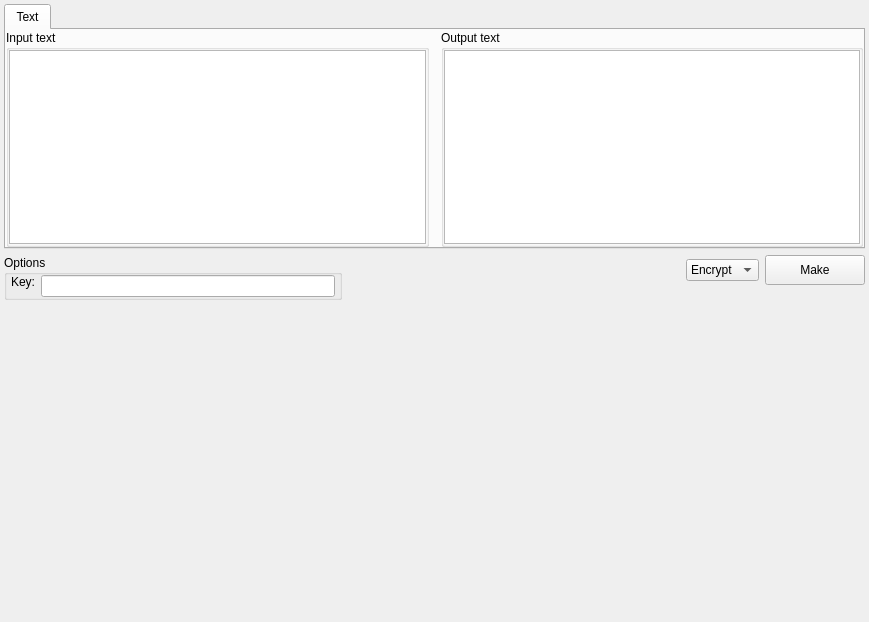
<?xml version="1.0" encoding="UTF-8"?>
<ui version="4.0">
 <class>Richelieu</class>
 <widget class="QWidget" name="Richelieu">
  <property name="geometry">
   <rect>
    <x>0</x>
    <y>0</y>
    <width>869</width>
    <height>622</height>
   </rect>
  </property>
  <property name="windowTitle">
   <string>Form</string>
  </property>
  <layout class="QVBoxLayout" name="verticalLayout_4">
   <property name="leftMargin">
    <number>4</number>
   </property>
   <property name="topMargin">
    <number>4</number>
   </property>
   <property name="rightMargin">
    <number>4</number>
   </property>
   <property name="bottomMargin">
    <number>4</number>
   </property>
   <item>
    <widget class="QTabWidget" name="tab_widget">
     <property name="maximumSize">
      <size>
       <width>16777215</width>
       <height>400</height>
      </size>
     </property>
     <widget class="QWidget" name="tab_text">
      <attribute name="title">
       <string>Text</string>
      </attribute>
      <layout class="QHBoxLayout" name="horizontalLayout">
       <property name="spacing">
        <number>12</number>
       </property>
       <property name="leftMargin">
        <number>0</number>
       </property>
       <property name="topMargin">
        <number>0</number>
       </property>
       <property name="rightMargin">
        <number>0</number>
       </property>
       <property name="bottomMargin">
        <number>0</number>
       </property>
       <item>
        <widget class="QGroupBox" name="group_box_input">
         <property name="title">
          <string>Input text</string>
         </property>
         <layout class="QVBoxLayout" name="verticalLayout_17">
          <property name="spacing">
           <number>0</number>
          </property>
          <property name="leftMargin">
           <number>0</number>
          </property>
          <property name="topMargin">
           <number>0</number>
          </property>
          <property name="rightMargin">
           <number>0</number>
          </property>
          <property name="bottomMargin">
           <number>0</number>
          </property>
          <item>
           <widget class="QTextEdit" name="text_edit_input"/>
          </item>
         </layout>
        </widget>
       </item>
       <item>
        <widget class="QGroupBox" name="group_box_output">
         <property name="title">
          <string>Output text</string>
         </property>
         <layout class="QVBoxLayout" name="verticalLayout_18">
          <property name="spacing">
           <number>0</number>
          </property>
          <property name="leftMargin">
           <number>0</number>
          </property>
          <property name="topMargin">
           <number>0</number>
          </property>
          <property name="rightMargin">
           <number>0</number>
          </property>
          <property name="bottomMargin">
           <number>0</number>
          </property>
          <item>
           <widget class="QTextEdit" name="text_edit_output">
            <property name="sizePolicy">
             <sizepolicy hsizetype="Expanding" vsizetype="Expanding">
              <horstretch>0</horstretch>
              <verstretch>0</verstretch>
             </sizepolicy>
            </property>
            <property name="readOnly">
             <bool>true</bool>
            </property>
           </widget>
          </item>
         </layout>
        </widget>
       </item>
      </layout>
     </widget>
    </widget>
   </item>
   <item>
    <layout class="QHBoxLayout" name="horizontal_layout_1">
     <item>
      <layout class="QVBoxLayout" name="vertical_layout_1">
       <item>
        <widget class="QGroupBox" name="group_box_options">
         <property name="maximumSize">
          <size>
           <width>400</width>
           <height>16777215</height>
          </size>
         </property>
         <property name="title">
          <string>Options</string>
         </property>
         <layout class="QVBoxLayout" name="verticalLayout">
          <property name="leftMargin">
           <number>0</number>
          </property>
          <property name="topMargin">
           <number>0</number>
          </property>
          <property name="rightMargin">
           <number>0</number>
          </property>
          <property name="bottomMargin">
           <number>0</number>
          </property>
          <item>
           <layout class="QFormLayout" name="form_layout_options">
            <property name="fieldGrowthPolicy">
             <enum>QFormLayout::ExpandingFieldsGrow</enum>
            </property>
            <property name="leftMargin">
             <number>4</number>
            </property>
            <property name="rightMargin">
             <number>4</number>
            </property>
            <item row="0" column="0">
             <widget class="QLabel" name="label_key">
              <property name="sizePolicy">
               <sizepolicy hsizetype="Fixed" vsizetype="Fixed">
                <horstretch>0</horstretch>
                <verstretch>0</verstretch>
               </sizepolicy>
              </property>
              <property name="text">
               <string>Key:</string>
              </property>
             </widget>
            </item>
            <item row="0" column="1">
             <widget class="QLineEdit" name="line_edit_key">
              <property name="maximumSize">
               <size>
                <width>16777215</width>
                <height>16777215</height>
               </size>
              </property>
              <property name="clearButtonEnabled">
               <bool>false</bool>
              </property>
             </widget>
            </item>
           </layout>
          </item>
         </layout>
        </widget>
       </item>
       <item>
        <spacer name="vertical_spacer_1">
         <property name="orientation">
          <enum>Qt::Vertical</enum>
         </property>
         <property name="sizeHint" stdset="0">
          <size>
           <width>20</width>
           <height>40</height>
          </size>
         </property>
        </spacer>
       </item>
      </layout>
     </item>
     <item>
      <spacer name="horizontal_spacer_1">
       <property name="orientation">
        <enum>Qt::Horizontal</enum>
       </property>
       <property name="sizeHint" stdset="0">
        <size>
         <width>40</width>
         <height>20</height>
        </size>
       </property>
      </spacer>
     </item>
     <item>
      <layout class="QVBoxLayout" name="vertical_layout_2">
       <item>
        <layout class="QHBoxLayout" name="horizontal_layout_2">
         <item>
          <widget class="QComboBox" name="combo_box_mode">
           <property name="sizePolicy">
            <sizepolicy hsizetype="Fixed" vsizetype="Fixed">
             <horstretch>0</horstretch>
             <verstretch>0</verstretch>
            </sizepolicy>
           </property>
           <item>
            <property name="text">
             <string>Encrypt</string>
            </property>
           </item>
           <item>
            <property name="text">
             <string>Decrypt</string>
            </property>
           </item>
          </widget>
         </item>
         <item>
          <widget class="QPushButton" name="button_make">
           <property name="sizePolicy">
            <sizepolicy hsizetype="Fixed" vsizetype="Fixed">
             <horstretch>0</horstretch>
             <verstretch>0</verstretch>
            </sizepolicy>
           </property>
           <property name="minimumSize">
            <size>
             <width>100</width>
             <height>30</height>
            </size>
           </property>
           <property name="text">
            <string>Make</string>
           </property>
          </widget>
         </item>
        </layout>
       </item>
       <item>
        <spacer name="vertical_spacer_2">
         <property name="orientation">
          <enum>Qt::Vertical</enum>
         </property>
         <property name="sizeHint" stdset="0">
          <size>
           <width>20</width>
           <height>40</height>
          </size>
         </property>
        </spacer>
       </item>
      </layout>
     </item>
    </layout>
   </item>
   <item>
    <spacer name="vertical_spacer_3">
     <property name="orientation">
      <enum>Qt::Vertical</enum>
     </property>
     <property name="sizeHint" stdset="0">
      <size>
       <width>20</width>
       <height>169</height>
      </size>
     </property>
    </spacer>
   </item>
  </layout>
 </widget>
 <resources/>
 <connections/>
</ui>
